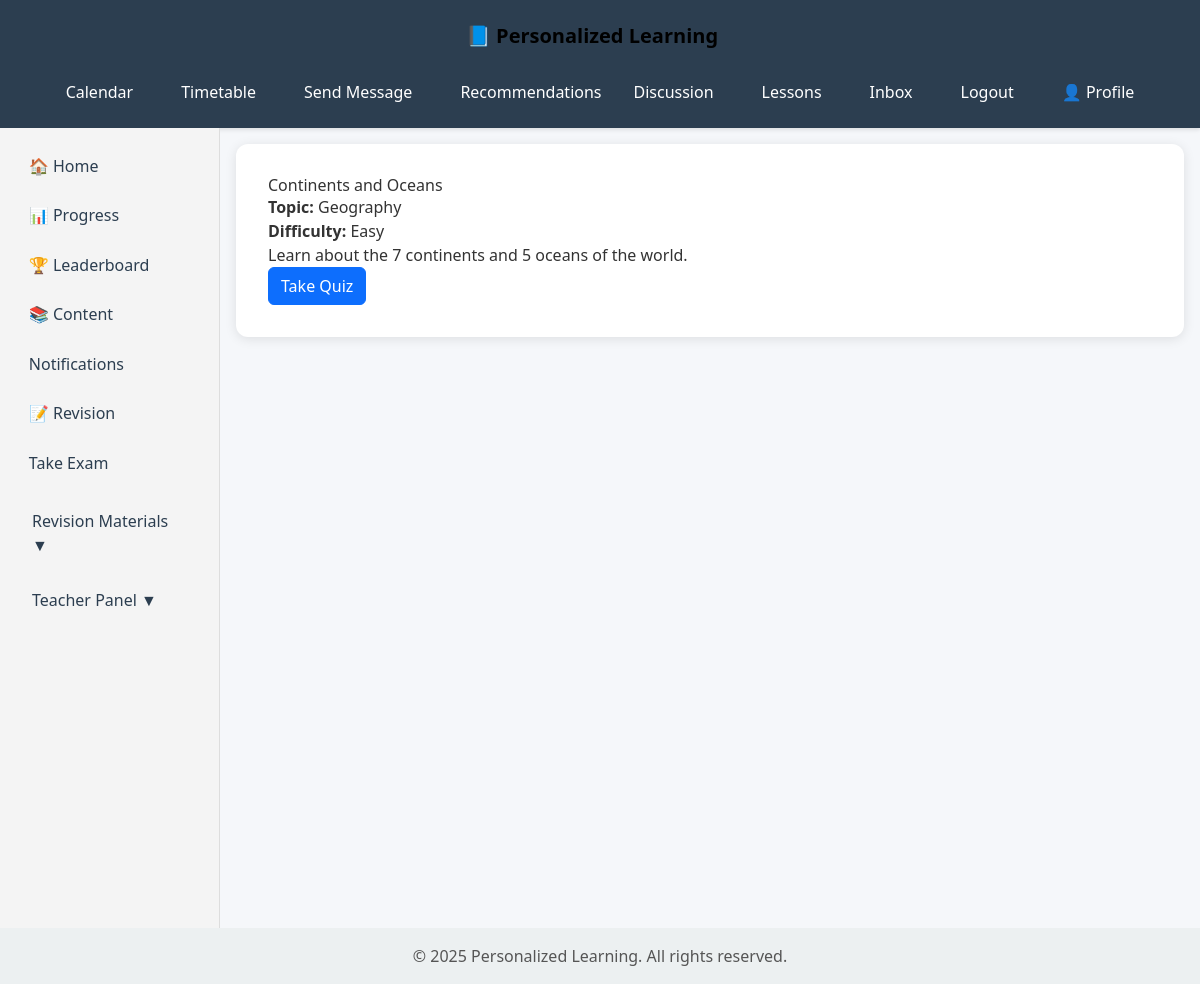
Page /lessons/5/ (signed in) on the committed database.
### content/models.py (models this page shows, shortened)
class Lesson(models.Model):
    title = models.CharField(max_length=255)
    content = models.TextField()
    difficulty_level = models.CharField(max_length=50)
    topic = models.CharField(max_length=100)

### content/views.py (the view)
# urls.py: path('lessons/<int:lesson_id>/', lesson_detail_view, name='lesson-detail'),
@login_required
def lesson_detail_view(request, lesson_id):
    lesson = get_object_or_404(Lesson, id=lesson_id)
    if request.user.is_authenticated:
        progress, created = LessonProgress.objects.get_or_create(user=request.user, lesson=lesson)
        if not progress.is_completed:
            progress.is_completed = True
            progress.save()
    return render(request, 'content/lesson_detail.html', {'lesson': lesson})

### content/templates/content/lesson_detail.html (shortened to what this page needs)
{% extends 'content/base.html' %}
{% block content %}
<h2>{{ lesson.title }}</h2>
<p><strong>Topic:</strong> {{ lesson.topic }}</p>
<p><strong>Difficulty:</strong> {{ lesson.difficulty_level }}</p>
<p>{{ lesson.content }}</p>
{% if lesson.quizzes.exists %}
    <a href="{% url 'lesson-quiz' lesson.id %}" class="btn btn-primary">Take Quiz</a>
{% else %}
<h3>No Questions Available at the moment</h3>
    <a href="{% url 'lesson-list' %}" class="btn btn-secondary">Go Back</a>
{% endif %}
{% endblock %}

### content/templates/content/base.html (style rules this page uses)
body { margin: 0; font-family: 'Segoe UI', Tahoma, Geneva, Verdana, sans-serif; background-color: #f5f7fa; color: #333; display: flex; flex-direction: column; min-height: 100vh; }

### rows in the picture
Lesson: title "Continents and Oceans", topic "Geography", difficulty_level "Easy", content "Learn about the 7 continents and 5 oceans of the world."
